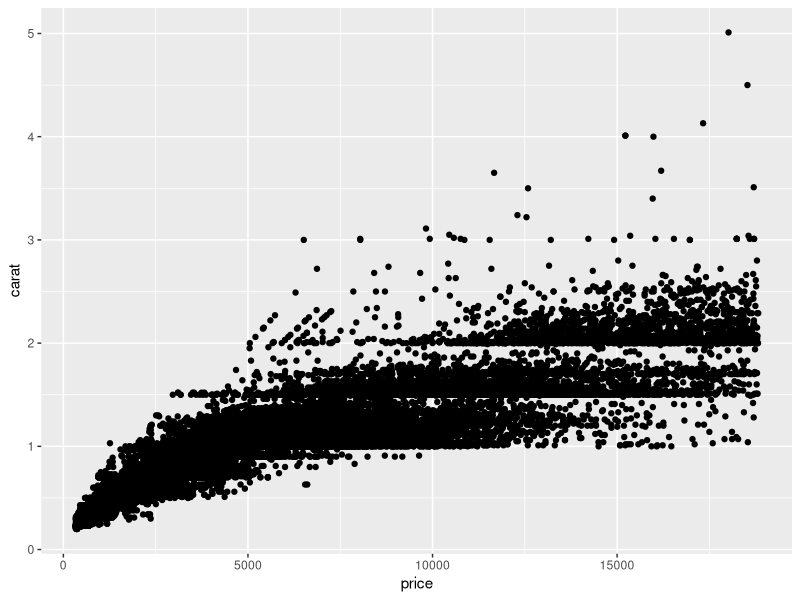
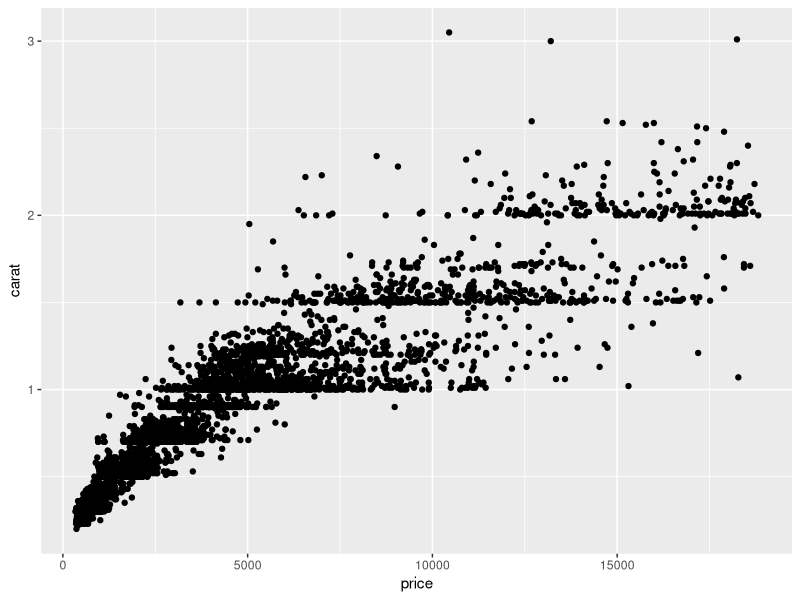
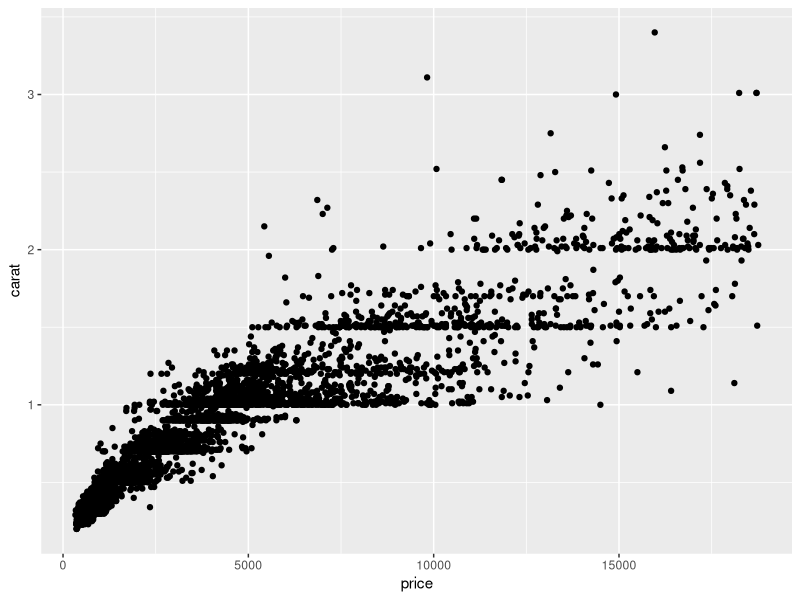
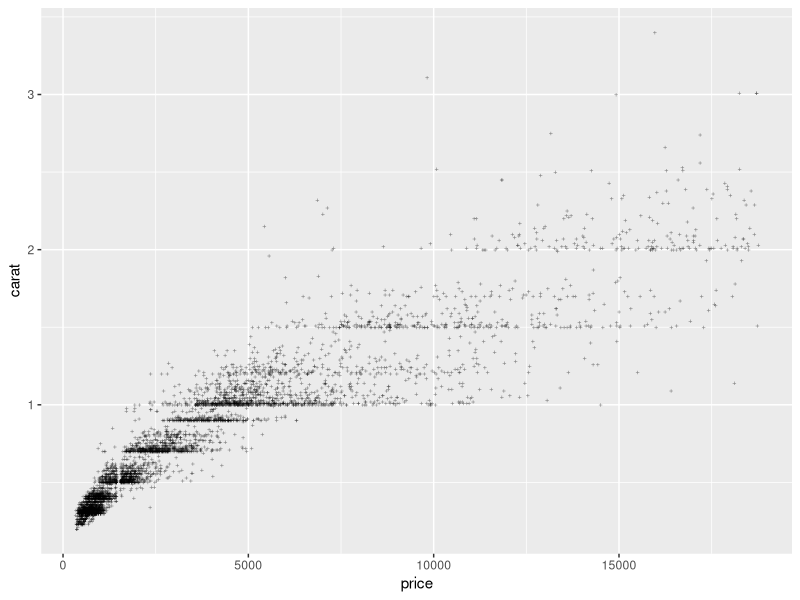

Write R code to recreate these figures, in order.
# scatter plot (statistician love this)
# two variables, number x number

library(ggplot2)
library(dplyr)

# diamonds dataset is included in ggplot2 package
glimpse(diamonds)

# the relationship between price and carat
# positive correlation = price increase as carat increase
# negative correlation = price decrease as carat increase

# overplotting
ggplot(data = diamonds,
       mapping = aes(x=price, y=carat)) +
    geom_point()

# sampling
# in case of overplotting, we can sample the data
# the sample size should be large enough to represent the population
small_diamonds <- diamonds %>%
    sample_n(5000)

ggplot(data = small_diamonds,
       mapping = aes(x=price, y=carat)) +
    geom_point()

# set seed for reproducibility
# if we want the same random sample every time we run the code
set.seed(42)
small_diamonds <- diamonds %>%
  sample_n(5000)

ggplot(data = small_diamonds,
       mapping = aes(x=price, y=carat)) +
  geom_point()


# styling
ggplot(data = small_diamonds,
       mapping = aes(x=price, y=carat)) +
  geom_point(alpha = 0.5, shape = "+")
